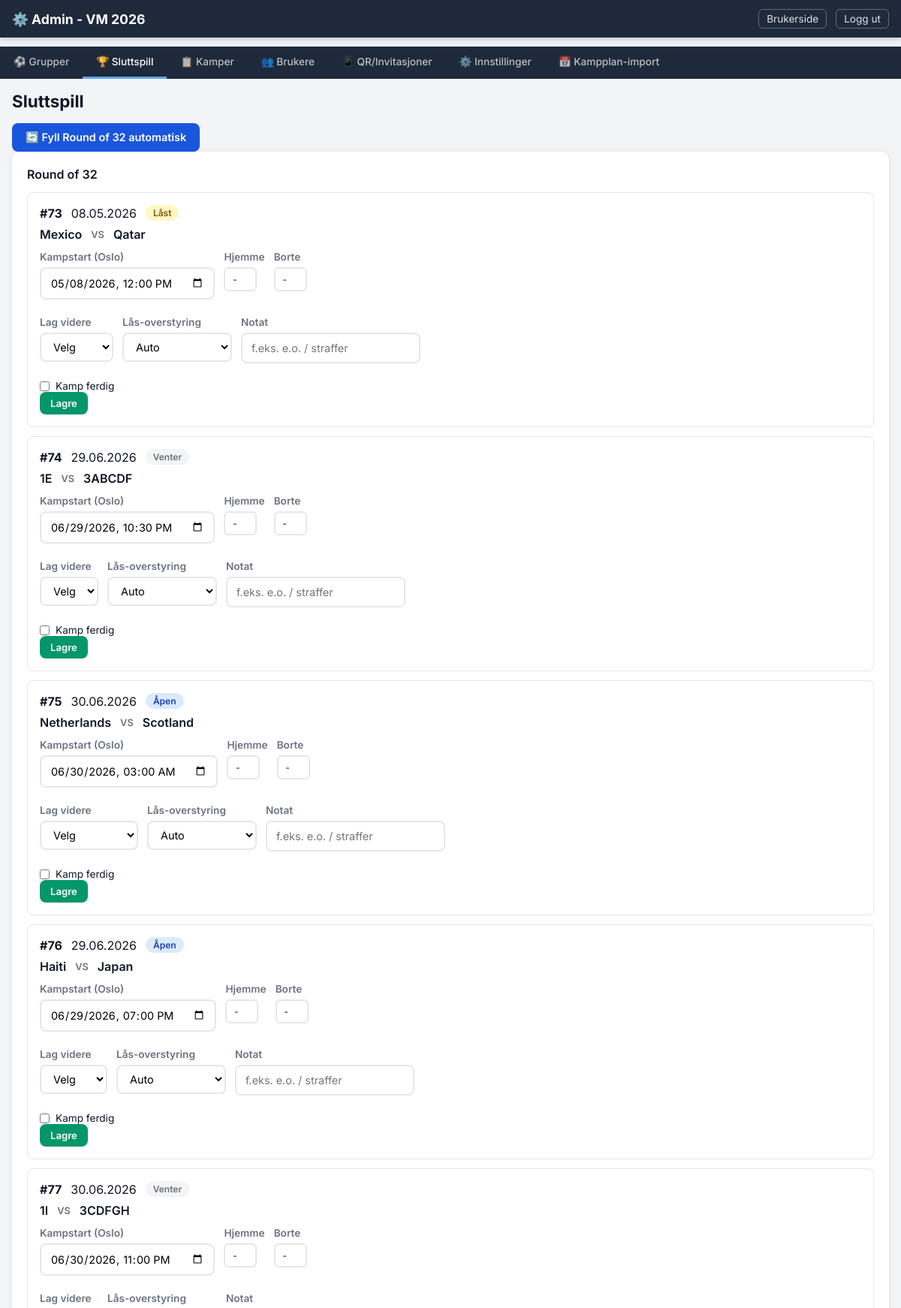
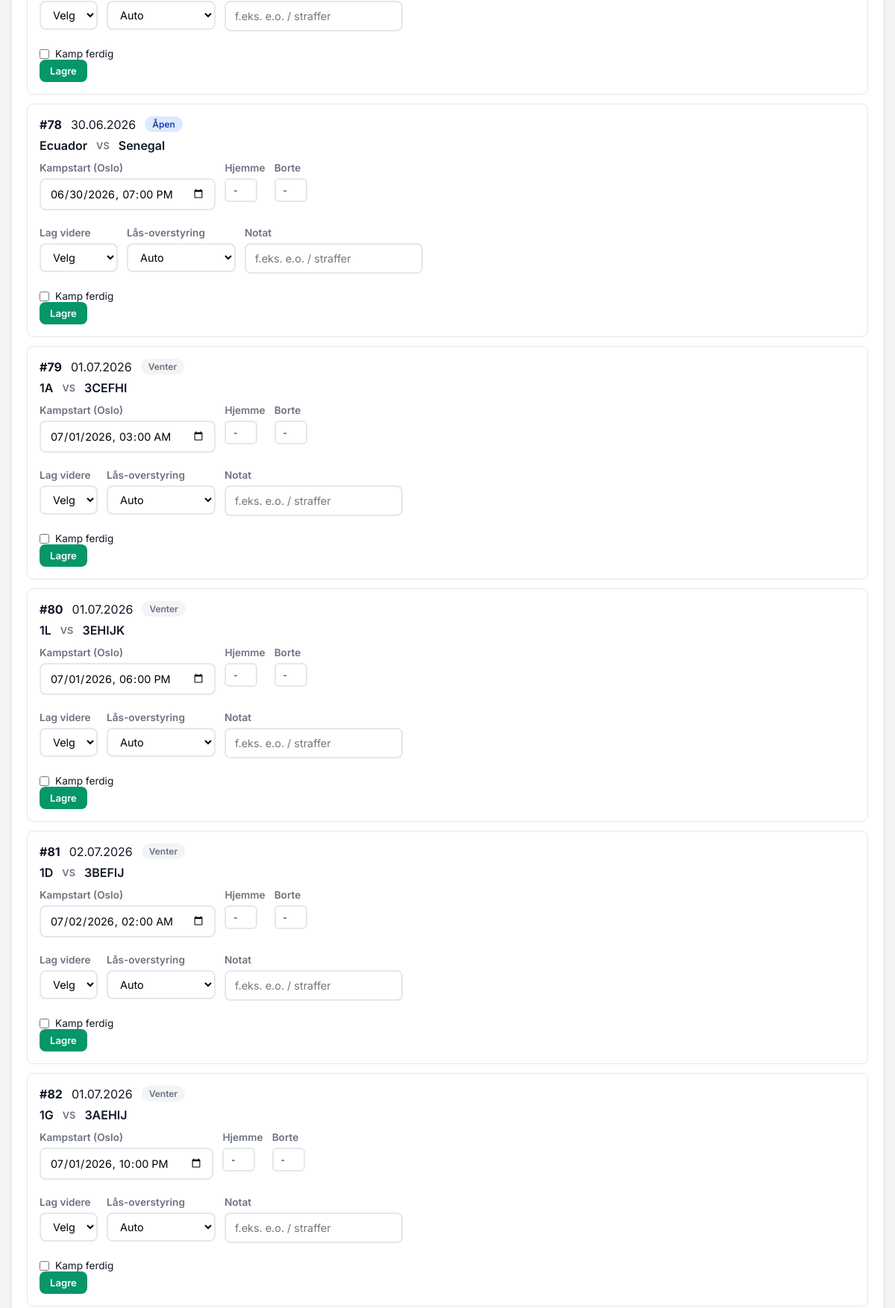
Screenshot of /admin/tab/knockout (signed in, upper part) with the database file from the repository (2 pictures, top to bottom).
### models.py (models this page shows, shortened)
class Match(db.Model):
    __tablename__ = "matches"
    id = db.Column(db.Integer, primary_key=True)
    match_number = db.Column(db.Integer, unique=True, nullable=False)
    phase = db.Column(db.String(20), nullable=False)  # group / knockout
    round_name = db.Column(db.String(30), nullable=False)  # group_stage, round_of_32, ...
    group_id = db.Column(db.Integer, db.ForeignKey("groups.id"), nullable=True)
    home_team_id = db.Column(db.Integer, db.ForeignKey("teams.id"), nullable=True)
    away_team_id = db.Column(db.Integer, db.ForeignKey("teams.id"), nullable=True)
    home_slot_source = db.Column(db.String(20), nullable=True)  # e.g. "1A", "W73"
    away_slot_source = db.Column(db.String(20), nullable=True)
    kickoff_at_utc = db.Column(db.DateTime, nullable=True)
    kickoff_timezone_source = db.Column(db.String(50), nullable=True)
    kickoff_at_oslo_cache = db.Column(db.String(30), nullable=True)
    local_timezone = db.Column(db.String(50), nullable=True)
    venue = db.Column(db.String(100), nullable=True)
    city = db.Column(db.String(100), nullable=True)
    country = db.Column(db.String(100), nullable=True)
    lock_at_utc = db.Column(db.DateTime, nullable=True)
    home_score = db.Column(db.Integer, nullable=True)
    away_score = db.Column(db.Integer, nullable=True)
    advanced_team_id = db.Column(db.Integer, db.ForeignKey("teams.id"), nullable=True)
    loser_team_id = db.Column(db.Integer, db.ForeignKey("teams.id"), nullable=True)
    result_note = db.Column(db.String(200), nullable=True)
    is_finished = db.Column(db.Boolean, default=False)
    is_locked = db.Column(db.Boolean, default=False)
    manual_lock_override = db.Column(db.Boolean, nullable=True)  # None=auto, True=force lock, False=force open
    group = db.relationship("Group", back_populates="matches")
    home_team = db.relationship("Team", foreign_keys=[home_team_id])
    away_team = db.relationship("Team", foreign_keys=[away_team_id])
    advanced_team = db.relationship("Team", foreign_keys=[advanced_team_id])
    loser_team = db.relationship("Team", foreign_keys=[loser_team_id])
    @property
    def effective_lock_at_utc(self):
        if self.lock_at_utc:
            return self.lock_at_utc
    @property
    def effective_locked(self):
        if self.manual_lock_override is True:
            return True
        if self.manual_lock_override is False:
            return False
        if self.is_locked:
            return True
        lock_at = self.effective_lock_at_utc
        if lock_at:
            return now_utc() >= lock_at
        return False
    @property
    def is_open_for_betting(self):
        if self.is_finished:
            return False
        if self.effective_locked:
            return False
        if self.phase == "knockout":
            if not self.home_team_id or not self.away_team_id:
                return False
            if not self.kickoff_at_utc:
                return False
        return True

class Team(db.Model):
    __tablename__ = "teams"
    id = db.Column(db.Integer, primary_key=True)
    name = db.Column(db.String(100), nullable=False)
    fifa_code = db.Column(db.String(10), unique=True, nullable=True)
    group_id = db.Column(db.Integer, db.ForeignKey("groups.id"), nullable=True)
    group_slot = db.Column(db.Integer, nullable=True)  # 1-4
    fifa_ranking = db.Column(db.Integer, nullable=True)
    flag_emoji = db.Column(db.String(10), nullable=True)
    group = db.relationship("Group", back_populates="teams")

### routes_admin.py (the view, shortened to what this page needs)
@admin_bp.route("/tab/<tab>")
def tab(tab):
    if not admin_required():
        return redirect(url_for("admin.login"))
    groups = Group.query.order_by(Group.name).all()
    teams = Team.query.order_by(Team.name).all()
    group_matches = Match.query.filter_by(phase="group").order_by(Match.match_number).all()
    knockout_matches = Match.query.filter_by(phase="knockout").order_by(Match.match_number).all()
    all_matches = Match.query.order_by(Match.match_number).all()
    users = User.query.order_by(User.created_at.desc()).all()
    invite_tokens = InviteToken.query.order_by(InviteToken.created_at.desc()).all()
    standings_by_group = {}
    for group in groups:
        st = GroupStanding.query.filter_by(group_id=group.id).all()
        if st:
            standings_by_group[group.id] = sorted(st, key=lambda s: s.rank or 99)
    comp_settings = {s.key: s.value for s in CompetitionSetting.query.all()}
    score_settings = {s.key: s.value for s in ScoreSetting.query.all()}
    prize_summary = get_prize_pool_summary()
    scoreboard = get_scoreboard()
    return render_template("admin.html",
        active_tab=tab,
        groups=groups,
        teams=teams,
        group_matches=group_matches,
        knockout_matches=knockout_matches,
        all_matches=all_matches,
        users=users,
        invite_tokens=invite_tokens,
        standings_by_group=standings_by_group,
        comp_settings=comp_settings,
        prize_summary=prize_summary,
        score_settings=score_settings,
        default_scores=DEFAULT_SCORES,
        scoreboard=scoreboard,
    )

### models.py (called while the page is built)
def now_utc():
    return datetime.now(timezone.utc).replace(tzinfo=None)

    @property
    def rank(self):
        return self.manual_rank_override if self.manual_rank_override is not None else self.calculated_rank

    @classmethod
    def get(cls, key, default=None):
        row = cls.query.filter_by(key=key).first()
        return row.value if row else default

### routes_admin.py (called while the page is built)
def admin_required():
    return session.get("admin_logged_in") is True

### scoring.py (called while the page is built)
def get_prize_pool_summary():
    raw_entry_fee = CompetitionSetting.get("entry_fee", "250")
    try:
        entry_fee = int(float(raw_entry_fee))
    except (ValueError, TypeError):
        entry_fee = 250
    entry_fee = max(0, entry_fee)
    participants = User.query.filter_by(is_active=True).count()
    gross_amount = participants * entry_fee
    admin_fee_percent = 9
    net_amount = gross_amount * (100 - admin_fee_percent) / 100.0
    if net_amount <= 0:
        prize_pool = 0
    else:
        prize_pool = int(math.ceil(net_amount / 25.0) * 25)
    return {
        "entry_fee": entry_fee,
        "participants": participants,
        "gross_amount": gross_amount,
        "admin_fee_percent": admin_fee_percent,
        "net_amount": int(round(net_amount)),
        "prize_pool": prize_pool,
    }

def get_user_total_points(user_id):
    result = db.session.query(func.sum(ScoreCache.points)).filter_by(user_id=user_id).scalar()
    return result or 0

def get_scoreboard():
    users = User.query.filter_by(is_active=True).all()
    board = []
    for user in users:
        pts = get_user_total_points(user.id)
        board.append((user, pts))
    board.sort(key=lambda x: -x[1])
    result = []
    for i, (user, pts) in enumerate(board):
        result.append({"user": user, "points": pts, "rank": i + 1})
    return result

### templates/admin.html (shortened to what this page needs)
<!DOCTYPE html>
<html lang="no">
<head>
  <link rel="stylesheet" href="{{ url_for('static', filename='style.css') }}">
</head>
<body>
  <nav class="navbar admin-navbar">
    <div class="navbar-inner">
      <a href="{{ url_for('admin.tab', tab='groups') }}" class="navbar-brand">⚙️ Admin - VM 2026</a>
      <div class="navbar-links">
        <a href="{{ url_for('user.index') }}" class="nav-link-small">Brukerside</a>
        <a href="{{ url_for('admin.logout') }}" class="nav-link-small">Logg ut</a>
      </div>
    </div>
  </nav>
  <div class="admin-tab-bar">
    {% set tabs = [
      ('groups', '⚽ Grupper'),
      ('knockout', '🏆 Sluttspill'),
      ('matches', '📋 Kamper'),
      ('users', '👥 Brukere'),
      ('qr', '📱 QR/Invitasjoner'),
      ('settings', '⚙️ Innstillinger'),
      ('schedule', '📅 Kampplan-import'),
    ] %}
    {% for tab_id, tab_label in tabs %}
    <a href="{{ url_for('admin.tab', tab=tab_id) }}"
       class="admin-tab-link {% if active_tab == tab_id %}active{% endif %}">
      {{ tab_label }}
    </a>
    {% endfor %}
  </div>
  <main class="admin-main">
  {% if active_tab == 'knockout' %}
  <div class="admin-section">
    <h2>Sluttspill</h2>
    <form method="POST" action="{{ url_for('admin.trigger_fill_round_of_32') }}">
      <button type="submit" class="btn btn-primary">🔄 Fyll Round of 32 automatisk</button>
    </form>
    {% set round_order = ['round_of_32', 'round_of_16', 'quarter_final', 'semi_final', 'third_place', 'final'] %}
    {% set round_labels = {
      'round_of_32': 'Round of 32',
      'round_of_16': 'Åttendedelsfinale',
      'quarter_final': 'Kvartfinale',
      'semi_final': 'Semifinale',
      'third_place': 'Bronsefinale',
      'final': '🏆 Finale'
    } %}
    {% for rn in round_order %}
    {% set rn_matches = knockout_matches | selectattr('round_name', 'equalto', rn) | list %}
    {% if rn_matches %}
    <div class="admin-card">
      <h3>{{ round_labels.get(rn, rn) }}</h3>
      {% for match in rn_matches %}
      <div class="admin-knockout-card">
        <div class="match-header-row">
          <strong>#{{ match.match_number }}</strong>
          {% if match.kickoff_at_utc %}<span>{{ match.kickoff_at_utc | oslo_time }}</span>{% endif %}
          <span class="status-badge {% if match.is_finished %}badge-finished{% elif match.effective_locked %}badge-locked{% elif match.is_open_for_betting %}badge-open{% else %}badge-waiting{% endif %}">
            {% if match.is_finished %}Ferdig{% elif match.effective_locked %}Låst{% elif match.is_open_for_betting %}Åpen{% else %}Venter{% endif %}
          </span>
        </div>
        <div class="teams-row">
          <span>{{ match.home_team.name if match.home_team else (match.home_slot_source or 'TBD') }}</span>
          <span class="vs-text">VS</span>
          <span>{{ match.away_team.name if match.away_team else (match.away_slot_source or 'TBD') }}</span>
        </div>
        <form method="POST" action="{{ url_for('admin.save_knockout_result', match_id=match.id) }}" class="result-form-ko">
          <div class="form-row">
            <div class="form-group">
              <label>Kampstart (Oslo)</label>
              <input type="datetime-local" name="kickoff_at_oslo"
                value="{{ match.kickoff_at_oslo_cache.replace(' ', 'T') if match.kickoff_at_oslo_cache else '' }}"
                class="form-input">
            </div>
            <div class="form-group">
              <label>Hjemme</label>
              <input type="number" name="home_score" value="{{ match.home_score if match.home_score is not none else '' }}"
                min="0" max="20" placeholder="-" class="score-mini">
            </div>
            <div class="form-group">
              <label>Borte</label>
              <input type="number" name="away_score" value="{{ match.away_score if match.away_score is not none else '' }}"
                min="0" max="20" placeholder="-" class="score-mini">
            </div>
          </div>
          <div class="form-row">
            <div class="form-group">
              <label>Lag videre</label>
              <select name="advanced_team_id" class="form-select">
                <option value="">Velg</option>
              </select>
            </div>
            <div class="form-group">
              <label>Lås-overstyring</label>
              <select name="manual_lock_override" class="form-select">
                <option value="">Auto</option>
              </select>
            </div>
            <div class="form-group">
              <label>Notat</label>
              <input type="text" name="result_note" value="{{ match.result_note or '' }}" class="form-input" placeholder="f.eks. e.o. / straffer">
            </div>
          </div>
          <label class="checkbox-label">
            <input type="checkbox" name="is_finished" value="1" {% if match.is_finished %}checked{% endif %}> Kamp ferdig
          </label>
          <button type="submit" class="btn btn-sm btn-save">Lagre</button>
        </form>
      </div>
      {% endfor %}
    </div>
    {% endif %}
    {% endfor %}
  </div>
  {% endif %}
  </main>
</body>
</html>

### static/style.css (style rules this page uses)
:root { --primary: #1a56db; --primary-dark: #1239a6; --secondary: #6b7280; --success: #059669; --danger: #dc2626; --warning: #d97706; --bg: #f3f4f6; --card-bg: #ffffff; --text: #111827; --text-light: #6b7280; --border: #e5e7eb; --radius: 12px; --radius-sm: 8px; --shadow: 0 2px 8px rgba(0,0,0,0.08); --shadow-lg: 0 4px 24px rgba(0,0,0,0.12); --font: 'Inter', -apple-system, BlinkMacSystemFont, sans-serif; }
* { box-sizing: border-box; margin: 0; padding: 0; }
body { font-family: var(--font); background: var(--bg); color: var(--text); min-height: 100vh; }
.navbar { background: var(--primary); color: white; position: sticky; top: 0; z-index: 100; box-shadow: 0 2px 8px rgba(0,0,0,0.2); }
.admin-navbar { background: #1e293b; }
.navbar-inner { max-width: 1200px; margin: 0 auto; display: flex; justify-content: space-between; align-items: center; padding: 12px 16px; }
.navbar-brand { color: white; text-decoration: none; font-size: 1.1rem; font-weight: 700; }
.navbar-links { display: flex; gap: 12px; }
.nav-link-small { color: rgba(255,255,255,0.85); text-decoration: none; font-size: 0.85rem; padding: 4px 10px; border: 1px solid rgba(255,255,255,0.3); border-radius: 6px; transition: background 0.2s; }
.admin-tab-bar { display: flex; background: #1e293b; overflow-x: auto; scrollbar-width: none; position: sticky; top: 52px; z-index: 90; }
.admin-tab-link { padding: 12px 18px; color: rgba(255,255,255,0.7); text-decoration: none; font-size: 0.85rem; font-weight: 500; white-space: nowrap; border-bottom: 3px solid transparent; transition: all 0.2s; }
.admin-tab-link.active { color: white; border-bottom-color: #60a5fa; }
main { max-width: 1200px; margin: 0 auto; padding: 16px; }
.admin-main { max-width: 1200px; margin: 0 auto; padding: 16px; }
.admin-card, .stats-card, .breakdown-card, .scoreboard-card { background: var(--card-bg); border-radius: var(--radius); padding: 20px; margin-bottom: 16px; box-shadow: var(--shadow); }
.admin-card h3, .stats-card h3, .breakdown-card h3, .scoreboard-card h3 { font-size: 1rem; font-weight: 600; margin-bottom: 14px; color: var(--text); }
.form-group { display: flex; flex-direction: column; gap: 6px; margin-bottom: 12px; }
.form-group label { font-size: 0.85rem; font-weight: 600; color: var(--text-light); }
.form-input { padding: 10px 12px; border: 2px solid var(--border); border-radius: var(--radius-sm); font-size: 0.9rem; font-family: var(--font); transition: border-color 0.2s; background: white; }
.form-select { padding: 8px 12px; border: 2px solid var(--border); border-radius: var(--radius-sm); font-size: 0.9rem; font-family: var(--font); background: white; cursor: pointer; }
.checkbox-label { display: flex; align-items: center; gap: 8px; font-size: 0.85rem; cursor: pointer; }
.btn { padding: 10px 18px; border: none; border-radius: var(--radius-sm); font-size: 0.9rem; font-weight: 600; cursor: pointer; text-decoration: none; display: inline-block; transition: all 0.2s; font-family: var(--font); }
.btn-primary { background: var(--primary); color: white; }
.btn-save { background: var(--success); color: white; }
.btn-sm { padding: 7px 14px; font-size: 0.82rem; }
.admin-section h2 { font-size: 1.4rem; font-weight: 700; margin-bottom: 16px; }
.score-mini { width: 44px; text-align: center; padding: 6px; border: 2px solid var(--border); border-radius: 6px; font-size: 0.9rem; font-weight: 700; }
.admin-knockout-card { border: 1px solid var(--border); border-radius: var(--radius-sm); padding: 16px; margin-bottom: 12px; }
.match-header-row { display: flex; gap: 12px; align-items: center; margin-bottom: 8px; flex-wrap: wrap; }
.teams-row { display: flex; gap: 12px; align-items: center; margin-bottom: 12px; font-weight: 600; }
.vs-text { color: var(--text-light); font-size: 0.8rem; }
.form-row { display: flex; gap: 12px; flex-wrap: wrap; margin-bottom: 10px; }
.status-badge { padding: 3px 10px; border-radius: 12px; font-size: 0.75rem; font-weight: 600; }
.badge-locked { background: #fef9c3; color: #854d0e; }
.badge-open { background: #dbeafe; color: #1e40af; }
.badge-waiting { background: var(--bg); color: var(--text-light); }

### rows the page displays
Match: match_number "73", kickoff_at_utc|oslo_time "08.05.2026", is_locked "Låst", home_team "Mexico", away_team "Qatar", kickoff_at_oslo "05/08/2026 12:00"
Match: match_number "74", kickoff_at_utc|oslo_time "29.06.2026", is_locked "Venter", home_team "1E", away_team "3ABCDF", kickoff_at_oslo "06/29/2026 22:30"
Match: match_number "75", kickoff_at_utc|oslo_time "30.06.2026", is_locked "Åpen", home_team "Netherlands", away_team "Scotland", kickoff_at_oslo "06/30/2026 03:00"
Match: match_number "76", kickoff_at_utc|oslo_time "29.06.2026", is_locked "Åpen", home_team "Haiti", away_team "Japan", kickoff_at_oslo "06/29/2026 19:00"
Match: match_number "77", kickoff_at_utc|oslo_time "30.06.2026", is_locked "Venter", home_team "1I", away_team "3CDFGH", kickoff_at_oslo "06/30/2026 23:00"
Match: match_number "78", kickoff_at_utc|oslo_time "30.06.2026", is_locked "Åpen", home_team "Ecuador", away_team "Senegal", kickoff_at_oslo "06/30/2026 19:00"
Match: match_number "79", kickoff_at_utc|oslo_time "01.07.2026", is_locked "Venter", home_team "1A", away_team "3CEFHI", kickoff_at_oslo "07/01/2026 03:00"
Match: match_number "80", kickoff_at_utc|oslo_time "01.07.2026", is_locked "Venter", home_team "1L", away_team "3EHIJK", kickoff_at_oslo "07/01/2026 18:00"
Match: match_number "81", kickoff_at_utc|oslo_time "02.07.2026", is_locked "Venter", home_team "1D", away_team "3BEFIJ", kickoff_at_oslo "07/02/2026 02:00"
Match: match_number "82", kickoff_at_utc|oslo_time "01.07.2026", is_locked "Venter", home_team "1G", away_team "3AEHIJ", kickoff_at_oslo "07/01/2026 22:00"

### other values shown
{{ tab_label }} "⚽ Grupper" "🏆 Sluttspill" "📋 Kamper" "👥 Brukere" "📱 QR/Invitasjoner" "⚙️ Innstillinger" "📅 Kampplan-import"
{{ round_labels.get(rn, rn) }} "Round of 32"
